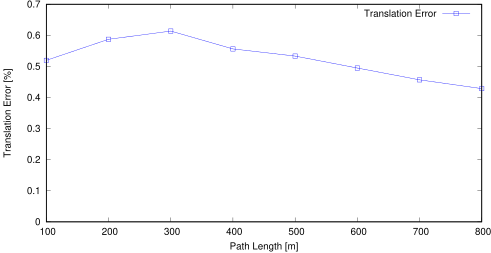

The gnuplot source for this figure:
set term postscript eps enhanced color
set output "14_pose_tl.eps"
set size ratio 0.5
set yrange [0:*]
set xlabel "Path Length [m]"
set ylabel "Translation Error [%]"
plot "14_pose_tl.txt" using 1:($2*100) title 'Translation Error' lc rgb "#0000FF" pt 4 w linespoints
